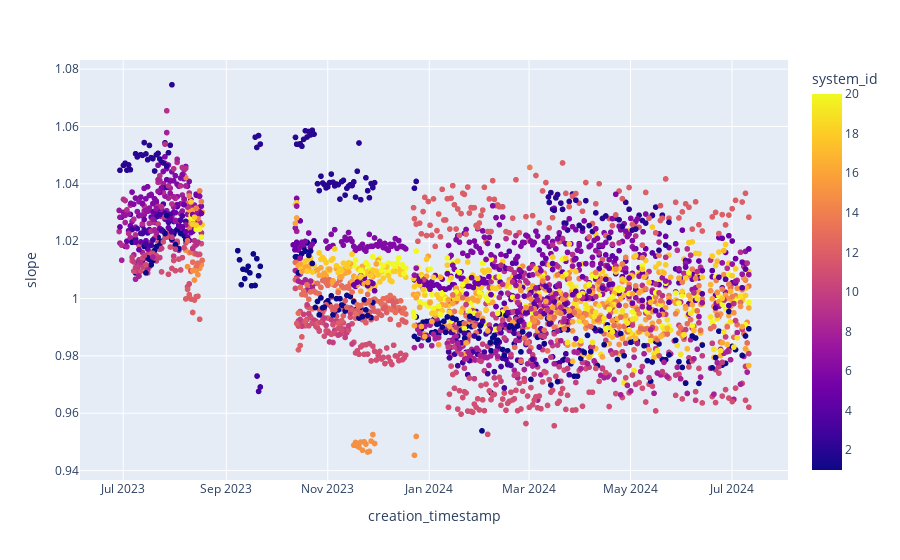
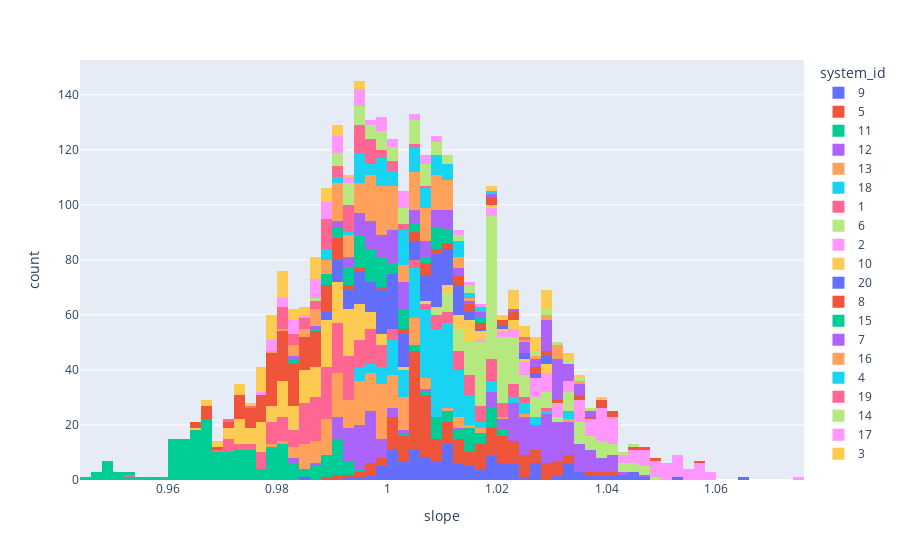
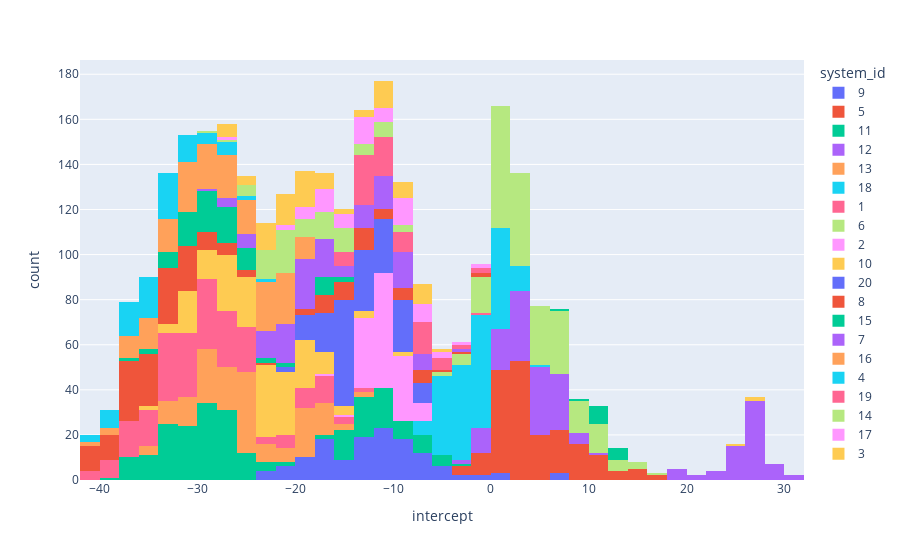

These figures' notebook cell, in order:
### Code cell
fig = px.scatter(df_slope_intercept.filter((pl.col("slope") > 0.7) & (pl.col("slope") < 1.1)), x="creation_timestamp", y = "slope", color = "system_id")
fig.show()
fig = px.histogram(df_slope_intercept.filter((pl.col("slope") > 0.7) & (pl.col("slope") < 1.1)), x="slope", color = "system_id")
fig.show()
fig = px.histogram(df_slope_intercept.filter((pl.col("intercept") < 100) & (pl.col("intercept") > -100)), x="intercept", color = "system_id")
fig.show()

### Figure 1 — Plotly figure (JSON) as saved in the notebook; plotly's stock layout.template omitted (floating-point values rounded to 4 significant figures; data arrays with more than 128 entries replaced by an {"elided": "..."} marker saying what was removed)
{"data": [{"hovertemplate": "creation_timestamp=%{x}<br>slope=%{y}<br>system_id=%{marker.color}<extra></extra>", "legendgroup": "", "marker": {"color": {"elided": "2988 int values"}, "coloraxis": "coloraxis", "symbol": "circle"}, "mode": "markers", "name": "", "showlegend": false, "type": "scattergl", "x": {"elided": "2988 str values"}, "xaxis": "x", "y": {"elided": "2988 float values"}, "yaxis": "y"}], "layout": {"coloraxis": {"colorbar": {"title": {"text": "system_id"}}, "colorscale": [[0, "#0d0887"], [0.1111, "#46039f"], [0.2222, "#7201a8"], [0.3333, "#9c179e"], [0.4444, "#bd3786"], [0.5556, "#d8576b"], [0.6667, "#ed7953"], [0.7778, "#fb9f3a"], [0.8889, "#fdca26"], [1, "#f0f921"]]}, "legend": {"tracegroupgap": 0}, "margin": {"t": 60}, "xaxis": {"anchor": "y", "domain": [0, 1], "title": {"text": "creation_timestamp"}}, "yaxis": {"anchor": "x", "domain": [0, 1], "title": {"text": "slope"}}}}

### Figure 2 — Plotly figure (JSON) as saved in the notebook; plotly's stock layout.template omitted (floating-point values rounded to 4 significant figures; data arrays with more than 128 entries replaced by an {"elided": "..."} marker saying what was removed)
{"data": [{"alignmentgroup": "True", "bingroup": "x", "hovertemplate": "system_id=9<br>slope=%{x}<br>count=%{y}<extra></extra>", "legendgroup": "9", "marker": {"color": "#636efa", "pattern": {"shape": ""}}, "name": "9", "offsetgroup": "9", "orientation": "v", "showlegend": true, "type": "histogram", "x": {"elided": "135 float values"}, "xaxis": "x", "yaxis": "y"}, {"alignmentgroup": "True", "bingroup": "x", "hovertemplate": "system_id=5<br>slope=%{x}<br>count=%{y}<extra></extra>", "legendgroup": "5", "marker": {"color": "#EF553B", "pattern": {"shape": ""}}, "name": "5", "offsetgroup": "5", "orientation": "v", "showlegend": true, "type": "histogram", "x": {"elided": "190 float values"}, "xaxis": "x", "yaxis": "y"}, {"alignmentgroup": "True", "bingroup": "x", "hovertemplate": "system_id=11<br>slope=%{x}<br>count=%{y}<extra></extra>", "legendgroup": "11", "marker": {"color": "#00cc96", "pattern": {"shape": ""}}, "name": "11", "offsetgroup": "11", "orientation": "v", "showlegend": true, "type": "histogram", "x": {"elided": "227 float values"}, "xaxis": "x", "yaxis": "y"}, {"alignmentgroup": "True", "bingroup": "x", "hovertemplate": "system_id=12<br>slope=%{x}<br>count=%{y}<extra></extra>", "legendgroup": "12", "marker": {"color": "#ab63fa", "pattern": {"shape": ""}}, "name": "12", "offsetgroup": "12", "orientation": "v", "showlegend": true, "type": "histogram", "x": {"elided": "193 float values"}, "xaxis": "x", "yaxis": "y"}, {"alignmentgroup": "True", "bingroup": "x", "hovertemplate": "system_id=13<br>slope=%{x}<br>count=%{y}<extra></extra>", "legendgroup": "13", "marker": {"color": "#FFA15A", "pattern": {"shape": ""}}, "name": "13", "offsetgroup": "13", "orientation": "v", "showlegend": true, "type": "histogram", "x": {"elided": "161 float values"}, "xaxis": "x", "yaxis": "y"}, {"alignmentgroup": "True", "bingroup": "x", "hovertemplate": "system_id=18<br>slope=%{x}<br>count=%{y}<extra></extra>", "legendgroup": "18", "marker": {"color": "#19d3f3", "pattern": {"shape": ""}}, "name": "18", "offsetgroup": "18", "orientation": "v", "showlegend": true, "type": "histogram", "x": {"elided": "190 float values"}, "xaxis": "x", "yaxis": "y"}, {"alignmentgroup": "True", "bingroup": "x", "hovertemplate": "system_id=1<br>slope=%{x}<br>count=%{y}<extra></extra>", "legendgroup": "1", "marker": {"color": "#FF6692", "pattern": {"shape": ""}}, "name": "1", "offsetgroup": "1", "orientation": "v", "showlegend": true, "type": "histogram", "x": {"elided": "214 float values"}, "xaxis": "x", "yaxis": "y"}, {"alignmentgroup": "True", "bingroup": "x", "hovertemplate": "system_id=6<br>slope=%{x}<br>count=%{y}<extra></extra>", "legendgroup": "6", "marker": {"color": "#B6E880", "pattern": {"shape": ""}}, "name": "6", "offsetgroup": "6", "orientation": "v", "showlegend": true, "type": "histogram", "x": {"elided": "208 float values"}, "xaxis": "x", "yaxis": "y"}, {"alignmentgroup": "True", "bingroup": "x", "hovertemplate": "system_id=2<br>slope=%{x}<br>count=%{y}<extra></extra>", "legendgroup": "2", "marker": {"color": "#FF97FF", "pattern": {"shape": ""}}, "name": "2", "offsetgroup": "2", "orientation": "v", "showlegend": true, "type": "histogram", "x": [1.04, 1.031, 1.018, 1.027, 1.05, 1.038, 1.031, 1.04, 1.05, 1.053, 1.044, 1.053, 1.041, 1.033, 1.051, 1.036, 1.049, 1.029, 1.056, 1.019, 1.04, 1.058, 1.034, 1.047, 1.041, 1.037, 1.028, 1.043, 1.023, 1.054, 1.038, 1.034, 1.056, 1.054, 1.056, 1.035, 1.053, 1.054, 1.028, 1.039, 1.021, 1.029, 1.056, 1.054, 1.043, 1.041, 1.032, 1.046, 1.051, 1.057, 1.054, 1.026, 1.034, 1.049, 1.026, 1.036, 1.019, 1.04, 1.021, 1.035, 1.048, 1.053, 1.057, 1.057, 1.042, 1.045, 1.05, 1.047, 1.05, 1.044, 1.054, 1.039, 1.03, 1.04, 1.029, 1.046, 1.026, 1.054, 1.028, 1.045, 1.039, 1.035, 1.034, 1.035, 1.039, 1.059, 1.049, 1.036, 1.029, 1.049, 1.031, 1.024, 1.041, 1.039, 1.04, 1.045, 1.026, 1.025, 1.024, 1.047, 1.024, 1.048, 1.025, 1.041, 1.025, 1.017, 1.04, 1.034, 1.038, 1.04, 1.04, 1.027, 1.05, 1.075, 1.034, 1.035, 1.059, 1.038, 1.031, 1.039, 1.027], "xaxis": "x", "yaxis": "y"}, {"alignmentgroup": "True", "bingroup": "x", "hovertemplate": "system_id=10<br>slope=%{x}<br>count=%{y}<extra></extra>", "legendgroup": "10", "marker": {"color": "#FECB52", "pattern": {"shape": ""}}, "name": "10", "offsetgroup": "10", "orientation": "v", "showlegend": true, "type": "histogram", "x": {"elided": "185 float values"}, "xaxis": "x", "yaxis": "y"}, {"alignmentgroup": "True", "bingroup": "x", "hovertemplate": "system_id=20<br>slope=%{x}<br>count=%{y}<extra></extra>", "legendgroup": "20", "marker": {"color": "#636efa", "pattern": {"shape": ""}}, "name": "20", "offsetgroup": "20", "orientation": "v", "showlegend": true, "type": "histogram", "x": {"elided": "160 float values"}, "xaxis": "x", "yaxis": "y"}, {"alignmentgroup": "True", "bingroup": "x", "hovertemplate": "system_id=8<br>slope=%{x}<br>count=%{y}<extra></extra>", "legendgroup": "8", "marker": {"color": "#EF553B", "pattern": {"shape": ""}}, "name": "8", "offsetgroup": "8", "orientation": "v", "showlegend": true, "type": "histogram", "x": {"elided": "182 float values"}, "xaxis": "x", "yaxis": "y"}, {"alignmentgroup": "True", "bingroup": "x", "hovertemplate": "system_id=15<br>slope=%{x}<br>count=%{y}<extra></extra>", "legendgroup": "15", "marker": {"color": "#00cc96", "pattern": {"shape": ""}}, "name": "15", "offsetgroup": "15", "orientation": "v", "showlegend": true, "type": "histogram", "x": [0.992, 1.003, 1.006, 0.998, 0.9917, 0.9954, 0.9467, 1.011, 0.9974, 0.9897, 0.9486, 0.9976, 0.9973, 0.9981, 1.008, 1.009, 0.9911, 0.9981, 1.011, 1.009, 0.992, 0.9985, 0.9973, 0.9503, 1.003, 0.9944, 0.9861, 0.9519, 1.009, 1.003, 1.008, 1.011, 0.9981, 1.003, 0.9999, 1.006, 0.9902, 0.9945, 0.9465, 1.016, 0.9994, 0.9958, 1.017, 0.95, 0.9471, 0.9973, 0.9949, 0.9941, 0.997, 0.9989, 0.9982, 0.9956, 0.9946, 0.9492, 1.004, 0.9952, 0.9887, 1.008, 0.9888, 0.9976, 0.9884, 1.0, 1.004, 0.9956, 0.9946, 0.993, 1.0, 0.9526, 1.002, 0.9837, 0.9495, 1.0, 0.9972, 1.012, 0.9489, 1.004, 1.007, 1.01, 0.9454, 0.9482, 0.9975, 0.9974, 0.995, 0.9498, 0.9998, 0.9501, 0.984, 1.002, 1.003, 0.998, 0.9968, 0.992, 0.9997, 1.01, 1.01, 0.9923, 0.9932, 0.9938], "xaxis": "x", "yaxis": "y"}, {"alignmentgroup": "True", "bingroup": "x", "hovertemplate": "system_id=7<br>slope=%{x}<br>count=%{y}<extra></extra>", "legendgroup": "7", "marker": {"color": "#ab63fa", "pattern": {"shape": ""}}, "name": "7", "offsetgroup": "7", "orientation": "v", "showlegend": true, "type": "histogram", "x": {"elided": "133 float values"}, "xaxis": "x", "yaxis": "y"}, {"alignmentgroup": "True", "bingroup": "x", "hovertemplate": "system_id=16<br>slope=%{x}<br>count=%{y}<extra></extra>", "legendgroup": "16", "marker": {"color": "#FFA15A", "pattern": {"shape": ""}}, "name": "16", "offsetgroup": "16", "orientation": "v", "showlegend": true, "type": "histogram", "x": {"elided": "175 float values"}, "xaxis": "x", "yaxis": "y"}, {"alignmentgroup": "True", "bingroup": "x", "hovertemplate": "system_id=4<br>slope=%{x}<br>count=%{y}<extra></extra>", "legendgroup": "4", "marker": {"color": "#19d3f3", "pattern": {"shape": ""}}, "name": "4", "offsetgroup": "4", "orientation": "v", "showlegend": true, "type": "histogram", "x": [1.004, 1.008, 1.009, 0.9955, 0.9959, 1.008, 1.007, 1.009, 1.004, 0.9976, 1.006, 1.005, 1.011, 0.9957, 1.006, 1.005, 1.004, 1.0, 1.019, 1.007, 1.004, 0.9888, 1.004, 0.9894, 0.9943, 1.016, 0.9952, 0.9994, 1.006, 1.003, 1.005, 0.9982, 1.009, 1.002, 1.004, 1.011, 0.9983, 1.017, 0.9894, 1.0, 1.011, 1.015, 0.9976, 0.9997, 1.008, 1.0, 0.9913, 1.005, 1.003, 0.9951, 0.9919, 1.0, 0.9985, 1.01, 1.013, 1.002, 0.9987, 0.9954, 0.9952, 0.9947, 1.013, 1.003, 1.016, 0.9994, 1.004, 0.9881, 1.002, 1.012, 1.003, 1.01, 1.001, 1.008, 1.01, 0.997, 1.003, 1.012, 1.009, 1.007, 0.9951, 0.9924, 0.9968, 1.012, 0.999, 0.9981, 1.007, 0.9957, 1.012, 1.007, 1.004, 1.01], "xaxis": "x", "yaxis": "y"}, {"alignmentgroup": "True", "bingroup": "x", "hovertemplate": "system_id=19<br>slope=%{x}<br>count=%{y}<extra></extra>", "legendgroup": "19", "marker": {"color": "#FF6692", "pattern": {"shape": ""}}, "name": "19", "offsetgroup": "19", "orientation": "v", "showlegend": true, "type": "histogram", "x": [0.9978, 0.9931, 0.9879, 0.9895, 0.9978, 0.9979, 0.9807, 1.001, 0.994, 0.9884, 0.9804, 0.9926, 0.9941, 0.993, 0.9979, 0.9836, 1.008, 0.9881, 0.9805, 0.9883, 0.9896, 0.9936, 0.9949, 0.996, 1.001, 0.9953, 1.025, 0.9946, 0.9707, 0.9805, 0.9805, 0.9823, 0.9863, 0.9852, 0.9965, 0.989, 0.993, 1.002, 0.9995, 0.9817, 1.001, 0.9956, 0.9838, 0.9831, 0.9919, 0.9975, 1.004, 0.9847, 0.9984, 0.9911, 0.9921, 0.9979, 0.9979, 0.9963, 0.9907, 1.004, 0.9957, 0.9956, 0.9874, 0.9952, 0.9898, 0.9931, 0.9884, 0.9748, 0.9847, 0.9898, 0.9853, 0.9818, 0.9929, 1.0, 0.9931, 0.9883, 0.9891, 0.9937, 0.9914, 0.9818, 1.005], "xaxis": "x", "yaxis": "y"}, {"alignmentgroup": "True", "bingroup": "x", "hovertemplate": "system_id=14<br>slope=%{x}<br>count=%{y}<extra></extra>", "legendgroup": "14", "marker": {"color": "#B6E880", "pattern": {"shape": ""}}, "name": "14", "offsetgroup": "14", "orientation": "v", "showlegend": true, "type": "histogram", "x": [1.011, 1.033, 0.9907, 1.004, 0.9923, 1.029, 0.9977, 0.9936, 1.001, 1.007, 0.9918, 0.9932, 1.001, 1.008, 0.9937, 1.007, 1.004, 1.003, 1.004, 0.9961, 1.003, 1.038, 1.005, 1.004, 1.009, 0.9952, 0.9948, 1.029, 0.9926, 0.9929, 0.988, 1.036, 0.9972, 1.0, 0.9999, 1.005, 1.026, 1.004, 0.9912, 1.006, 1.042, 1.013, 1.007, 0.9948, 0.9969, 1.003, 0.999, 1.008, 1.007, 0.9986, 1.003, 0.9993, 0.9998, 1.006, 0.9924, 0.9957, 1.001, 1.046, 1.001, 0.99, 1.011, 1.028, 1.034, 0.9997, 1.007, 1.004, 0.9997, 1.014, 1.006, 1.009, 0.9901, 1.014, 1.015, 0.9964, 1.031, 1.01, 1.012, 1.009, 0.9947, 1.006, 0.9945, 0.9935, 0.9948, 1.006, 1.005], "xaxis": "x", "yaxis": "y"}, {"alignmentgroup": "True", "bingroup": "x", "hovertemplate": "system_id=17<br>slope=%{x}<br>count=%{y}<extra></extra>", "legendgroup": "17", "marker": {"color": "#FF97FF", "pattern": {"shape": ""}}, "name": "17", "offsetgroup": "17", "orientation": "v", "showlegend": true, "type": "histogram", "x": [0.9892, 0.9873, 1.007, 0.9945, 0.9801, 0.984, 0.9991, 0.9959, 0.988, 0.9983, 1.004, 1.003, 0.9919, 0.9886, 0.9781, 1.008, 0.9909, 1.003, 0.9826, 1.008, 0.984, 0.9915, 0.9916, 0.9869, 0.9858, 0.99, 0.9966, 0.9825, 0.9937, 1.014, 0.9795, 0.9944, 0.9861, 0.9941, 0.9945, 0.9902, 1.003, 1.005, 1.001, 1.003, 0.9808, 1.0, 0.9897, 0.9766, 1.002, 0.9807, 0.9866, 0.9999, 1.013, 0.9955, 1.007, 0.9794, 1.014, 0.9984, 1.002, 0.9877, 0.9972, 0.9889, 0.992, 0.9929, 1.009, 0.984, 0.9873, 1.017, 0.9868, 1.005, 0.9795, 0.9987], "xaxis": "x", "yaxis": "y"}, {"alignmentgroup": "True", "bingroup": "x", "hovertemplate": "system_id=3<br>slope=%{x}<br>count=%{y}<extra></extra>", "legendgroup": "3", "marker": {"color": "#FECB52", "pattern": {"shape": ""}}, "name": "3", "offsetgroup": "3", "orientation": "v", "showlegend": true, "type": "histogram", "x": [1.023, 0.9797, 0.986, 0.9813, 0.9945, 0.9955, 0.9885, 0.9848, 0.9767, 0.9879, 1.023, 0.973, 0.9813, 0.9788, 1.032, 0.9816, 1.029, 0.9905, 1.028, 0.9945, 0.9882, 0.9831, 0.9865, 1.024, 0.9763, 0.9886, 1.024, 1.026, 0.9882, 0.9785, 0.9771, 1.027, 0.9867, 1.029, 0.9672, 0.9832, 0.9773, 1.035, 0.9778, 1.021, 0.9745, 0.9784, 0.984, 0.9904, 1.023, 0.9735, 1.033, 1.027, 0.9775, 1.024, 0.9806, 0.9837, 0.981, 0.9878, 0.9877, 0.9814, 0.9766, 0.9852, 0.9805, 0.9883, 0.9869, 0.9909, 0.9688, 0.9846, 0.9814, 0.9807, 1.027, 1.029, 0.9692, 0.977, 0.9875, 1.024, 1.023, 1.029, 0.9777, 0.9734, 0.9819, 1.03, 0.9793, 1.019, 1.027, 0.9783, 1.039, 0.9789, 0.9784, 0.9738, 0.9792, 1.027, 1.024, 1.023, 1.029, 0.9921, 0.9911, 1.02, 0.9676, 1.019], "xaxis": "x", "yaxis": "y"}], "layout": {"barmode": "relative", "legend": {"title": {"text": "system_id"}, "tracegroupgap": 0}, "margin": {"t": 60}, "xaxis": {"anchor": "y", "domain": [0, 1], "title": {"text": "slope"}}, "yaxis": {"anchor": "x", "domain": [0, 1], "title": {"text": "count"}}}}

### Figure 3 — Plotly figure (JSON) as saved in the notebook; plotly's stock layout.template omitted (floating-point values rounded to 4 significant figures; data arrays with more than 128 entries replaced by an {"elided": "..."} marker saying what was removed)
{"data": [{"alignmentgroup": "True", "bingroup": "x", "hovertemplate": "system_id=9<br>intercept=%{x}<br>count=%{y}<extra></extra>", "legendgroup": "9", "marker": {"color": "#636efa", "pattern": {"shape": ""}}, "name": "9", "offsetgroup": "9", "orientation": "v", "showlegend": true, "type": "histogram", "x": {"elided": "135 float values"}, "xaxis": "x", "yaxis": "y"}, {"alignmentgroup": "True", "bingroup": "x", "hovertemplate": "system_id=5<br>intercept=%{x}<br>count=%{y}<extra></extra>", "legendgroup": "5", "marker": {"color": "#EF553B", "pattern": {"shape": ""}}, "name": "5", "offsetgroup": "5", "orientation": "v", "showlegend": true, "type": "histogram", "x": {"elided": "190 float values"}, "xaxis": "x", "yaxis": "y"}, {"alignmentgroup": "True", "bingroup": "x", "hovertemplate": "system_id=11<br>intercept=%{x}<br>count=%{y}<extra></extra>", "legendgroup": "11", "marker": {"color": "#00cc96", "pattern": {"shape": ""}}, "name": "11", "offsetgroup": "11", "orientation": "v", "showlegend": true, "type": "histogram", "x": {"elided": "227 float values"}, "xaxis": "x", "yaxis": "y"}, {"alignmentgroup": "True", "bingroup": "x", "hovertemplate": "system_id=12<br>intercept=%{x}<br>count=%{y}<extra></extra>", "legendgroup": "12", "marker": {"color": "#ab63fa", "pattern": {"shape": ""}}, "name": "12", "offsetgroup": "12", "orientation": "v", "showlegend": true, "type": "histogram", "x": {"elided": "193 float values"}, "xaxis": "x", "yaxis": "y"}, {"alignmentgroup": "True", "bingroup": "x", "hovertemplate": "system_id=13<br>intercept=%{x}<br>count=%{y}<extra></extra>", "legendgroup": "13", "marker": {"color": "#FFA15A", "pattern": {"shape": ""}}, "name": "13", "offsetgroup": "13", "orientation": "v", "showlegend": true, "type": "histogram", "x": {"elided": "161 float values"}, "xaxis": "x", "yaxis": "y"}, {"alignmentgroup": "True", "bingroup": "x", "hovertemplate": "system_id=18<br>intercept=%{x}<br>count=%{y}<extra></extra>", "legendgroup": "18", "marker": {"color": "#19d3f3", "pattern": {"shape": ""}}, "name": "18", "offsetgroup": "18", "orientation": "v", "showlegend": true, "type": "histogram", "x": {"elided": "190 float values"}, "xaxis": "x", "yaxis": "y"}, {"alignmentgroup": "True", "bingroup": "x", "hovertemplate": "system_id=1<br>intercept=%{x}<br>count=%{y}<extra></extra>", "legendgroup": "1", "marker": {"color": "#FF6692", "pattern": {"shape": ""}}, "name": "1", "offsetgroup": "1", "orientation": "v", "showlegend": true, "type": "histogram", "x": {"elided": "214 float values"}, "xaxis": "x", "yaxis": "y"}, {"alignmentgroup": "True", "bingroup": "x", "hovertemplate": "system_id=6<br>intercept=%{x}<br>count=%{y}<extra></extra>", "legendgroup": "6", "marker": {"color": "#B6E880", "pattern": {"shape": ""}}, "name": "6", "offsetgroup": "6", "orientation": "v", "showlegend": true, "type": "histogram", "x": {"elided": "208 float values"}, "xaxis": "x", "yaxis": "y"}, {"alignmentgroup": "True", "bingroup": "x", "hovertemplate": "system_id=2<br>intercept=%{x}<br>count=%{y}<extra></extra>", "legendgroup": "2", "marker": {"color": "#FF97FF", "pattern": {"shape": ""}}, "name": "2", "offsetgroup": "2", "orientation": "v", "showlegend": true, "type": "histogram", "x": [-12.01, -10.57, -6.861, -10.95, -11.18, -12.71, -12.13, -12.82, -9.239, -10.88, -8.689, -11.39, -12.77, -11.84, -8.049, -12.75, -9.593, -11.6, -12.66, -7.398, -11.69, -11.39, -11.94, -9.928, -12.51, -12.78, -11.34, -12.88, -8.718, -12.16, -11.82, -13.26, -10.83, -11.2, -10.46, -13.26, -11.99, -11.3, -10.62, -10.13, -8.367, -11.58, -10.71, -11.72, -13.05, -11.39, -13.37, -8.198, -11.32, -12.02, -10.12, -8.399, -13.15, -9.566, -8.506, -9.935, -7.577, -10.82, -6.124, -9.385, -10.73, -10.22, -11.2, -12.45, -14.3, -9.792, -8.509, -7.807, -10.16, -13.27, -8.454, -11.89, -12.8, -11.83, -12.07, -8.305, -10.47, -11.79, -11.6, -8.986, -10.99, -7.682, -11.29, -12.18, -10.79, -11.39, -10.27, -12.59, -11.59, -9.851, -11.18, -7.706, -13.65, -11.16, -12.19, -8.327, -8.705, -9.332, -9.623, -8.137, -10.24, -10.75, -9.215, -13.82, -9.735, -6.514, -12.74, -12.65, -8.874, -10.8, -13.2, -11.38, -9.131, -17.78, -9.023, -10.91, -12.47, -12.31, -10.83, -11.26, -10.18], "xaxis": "x", "yaxis": "y"}, {"alignmentgroup": "True", "bingroup": "x", "hovertemplate": "system_id=10<br>intercept=%{x}<br>count=%{y}<extra></extra>", "legendgroup": "10", "marker": {"color": "#FECB52", "pattern": {"shape": ""}}, "name": "10", "offsetgroup": "10", "orientation": "v", "showlegend": true, "type": "histogram", "x": {"elided": "185 float values"}, "xaxis": "x", "yaxis": "y"}, {"alignmentgroup": "True", "bingroup": "x", "hovertemplate": "system_id=20<br>intercept=%{x}<br>count=%{y}<extra></extra>", "legendgroup": "20", "marker": {"color": "#636efa", "pattern": {"shape": ""}}, "name": "20", "offsetgroup": "20", "orientation": "v", "showlegend": true, "type": "histogram", "x": {"elided": "160 float values"}, "xaxis": "x", "yaxis": "y"}, {"alignmentgroup": "True", "bingroup": "x", "hovertemplate": "system_id=8<br>intercept=%{x}<br>count=%{y}<extra></extra>", "legendgroup": "8", "marker": {"color": "#EF553B", "pattern": {"shape": ""}}, "name": "8", "offsetgroup": "8", "orientation": "v", "showlegend": true, "type": "histogram", "x": {"elided": "182 float values"}, "xaxis": "x", "yaxis": "y"}, {"alignmentgroup": "True", "bingroup": "x", "hovertemplate": "system_id=15<br>intercept=%{x}<br>count=%{y}<extra></extra>", "legendgroup": "15", "marker": {"color": "#00cc96", "pattern": {"shape": ""}}, "name": "15", "offsetgroup": "15", "orientation": "v", "showlegend": true, "type": "histogram", "x": [-27.62, -32.31, -31.62, -28.34, -24.23, -26.98, 12.57, -15.4, -28.7, -24.59, 11.25, -29.28, -27.81, -30.3, -16.4, -35.35, -26.15, -29.2, -17.42, -17.64, -26.05, -28.29, -28.38, 10.33, -32.37, -28.19, -22.81, 6.533, -34.37, -30.48, -32.75, -36.5, -28.25, -31.67, -29.45, -15.3, -24.86, -26.86, 13.37, -17.04, -30.13, -29.03, -17.27, 10.4, 12.43, -30.23, -28.3, -23.62, -27.59, -30.27, -29.75, -28.26, -25.34, 11.24, -33.31, -28.85, -26.58, -32.99, -24.52, -27.98, -24.01, -30.73, -29.16, -27.21, -27.02, -25.94, -28.24, 8.802, -32.15, -21.85, 10.98, -30.71, -25.15, -16.14, 10.48, -31.75, -30.72, -16.13, 12.41, 12.15, -27.83, -27.13, -24.49, 11.22, -30.86, 10.75, -20.9, -29.07, -30.93, -31.53, -29.71, -27.32, -30.6, -32.55, -17.48, -25.21, -27.43, -27.21], "xaxis": "x", "yaxis": "y"}, {"alignmentgroup": "True", "bingroup": "x", "hovertemplate": "system_id=7<br>intercept=%{x}<br>count=%{y}<extra></extra>", "legendgroup": "7", "marker": {"color": "#ab63fa", "pattern": {"shape": ""}}, "name": "7", "offsetgroup": "7", "orientation": "v", "showlegend": true, "type": "histogram", "x": {"elided": "133 float values"}, "xaxis": "x", "yaxis": "y"}, {"alignmentgroup": "True", "bingroup": "x", "hovertemplate": "system_id=16<br>intercept=%{x}<br>count=%{y}<extra></extra>", "legendgroup": "16", "marker": {"color": "#FFA15A", "pattern": {"shape": ""}}, "name": "16", "offsetgroup": "16", "orientation": "v", "showlegend": true, "type": "histogram", "x": {"elided": "175 float values"}, "xaxis": "x", "yaxis": "y"}, {"alignmentgroup": "True", "bingroup": "x", "hovertemplate": "system_id=4<br>intercept=%{x}<br>count=%{y}<extra></extra>", "legendgroup": "4", "marker": {"color": "#19d3f3", "pattern": {"shape": ""}}, "name": "4", "offsetgroup": "4", "orientation": "v", "showlegend": true, "type": "histogram", "x": [-32.71, -35.35, -36.03, -28.35, -32.27, -35.37, -37.06, -39.63, -34.29, -32.61, -34.28, -34.89, -37.42, -30.89, -33.49, -36.34, -35.08, -32.32, -41.54, -37.89, -30.78, -23.59, -32.93, -24.63, -27.46, -38.53, -26.96, -29.31, -37.06, -35.18, -35.75, -34.58, -37.0, -32.34, -34.22, -37.11, -32.31, -39.83, -24.93, -32.82, -35.32, -36.99, -33.64, -32.47, -36.55, -32.19, -27.93, -31.99, -33.55, -26.61, -26.1, -33.0, -31.06, -38.0, -40.67, -33.71, -32.1, -30.42, -29.35, -30.67, -38.47, -34.11, -41.81, -34.38, -34.03, -26.37, -34.66, -37.87, -33.12, -38.26, -31.58, -34.86, -36.0, -30.04, -33.91, -35.28, -32.97, -36.43, -28.42, -28.26, -31.75, -39.51, -31.88, -32.34, -31.14, -31.56, -37.46, -36.95, -34.99, -38.82], "xaxis": "x", "yaxis": "y"}, {"alignmentgroup": "True", "bingroup": "x", "hovertemplate": "system_id=19<br>intercept=%{x}<br>count=%{y}<extra></extra>", "legendgroup": "19", "marker": {"color": "#FF6692", "pattern": {"shape": ""}}, "name": "19", "offsetgroup": "19", "orientation": "v", "showlegend": true, "type": "histogram", "x": [-13.56, -12.51, -10.69, -9.232, -5.761, -13.36, -7.771, -14.36, -8.012, -10.37, -8.151, -11.38, -11.36, -12.22, -10.83, -7.899, -1.887, -10.56, -7.828, -11.48, -11.11, -13.15, -11.72, -13.17, -10.8, -13.59, -6.187, -13.33, -0.6513, -5.836, -4.606, -8.498, -7.08, -8.241, -12.43, -9.608, -12.46, -15.39, -12.33, -7.741, -13.81, -9.168, -6.729, -7.164, -13.63, -14.17, -12.94, -3.152, -11.91, -3.883, -11.39, -11.21, -14.41, -12.73, -12.4, -12.01, -10.18, -5.898, -7.769, -13.55, -6.608, -12.63, -10.48, -4.419, -9.508, -7.592, -9.204, -7.055, -13.34, -14.77, -13.98, -6.641, -11.46, -15.09, -11.54, -6.181, -13.11], "xaxis": "x", "yaxis": "y"}, {"alignmentgroup": "True", "bingroup": "x", "hovertemplate": "system_id=14<br>intercept=%{x}<br>count=%{y}<extra></extra>", "legendgroup": "14", "marker": {"color": "#B6E880", "pattern": {"shape": ""}}, "name": "14", "offsetgroup": "14", "orientation": "v", "showlegend": true, "type": "histogram", "x": [-23.07, -11.2, -14.33, -23.61, -14.79, -10.45, -17.35, -14.78, -21.88, -22.89, -13.98, -15.39, -20.0, -22.41, -17.15, -20.47, -20.61, -21.02, -19.73, -16.79, -22.17, -12.91, -21.92, -21.07, -22.54, -16.73, -15.77, -10.77, -15.31, -15.85, -13.46, -9.674, -17.58, -11.09, -20.45, -21.33, -8.592, -21.14, -14.88, -24.58, -10.34, -25.26, -21.67, -16.64, -18.25, -21.93, -15.66, -22.81, -21.19, -17.97, -20.42, -19.56, -19.5, -23.84, -15.87, -17.21, -18.89, -29.17, -20.95, -13.96, -24.27, -9.617, -11.84, -18.03, -22.32, -21.1, -19.4, -25.43, -21.3, -21.93, -13.14, -25.75, -26.51, -17.44, -10.06, -23.66, -23.2, -22.69, -16.41, -21.13, -16.19, -15.69, -16.68, -21.5, -22.84], "xaxis": "x", "yaxis": "y"}, {"alignmentgroup": "True", "bingroup": "x", "hovertemplate": "system_id=17<br>intercept=%{x}<br>count=%{y}<extra></extra>", "legendgroup": "17", "marker": {"color": "#FF97FF", "pattern": {"shape": ""}}, "name": "17", "offsetgroup": "17", "orientation": "v", "showlegend": true, "type": "histogram", "x": [-8.839, -8.996, -17.2, -14.02, -1.356, -12.02, -16.88, -14.74, -6.962, -13.38, -18.57, -16.73, -12.68, -10.05, -9.871, -17.63, -9.834, -26.19, -7.42, -17.87, -9.49, -13.46, -10.64, -8.753, -8.467, -8.987, -13.78, -6.114, -13.61, -20.15, -0.4952, -14.1, -7.96, -13.27, -15.12, -10.04, -16.32, -18.7, -16.12, -16.74, -5.353, -14.16, -9.945, -4.43, -15.15, -7.038, -7.132, -14.0, -16.54, -10.99, -18.32, -4.358, -20.78, -12.85, -10.95, -8.316, -13.33, -8.932, -12.4, -11.3, -18.55, -3.426, -9.314, -18.69, -7.555, -16.07, -6.882, -13.95], "xaxis": "x", "yaxis": "y"}, {"alignmentgroup": "True", "bingroup": "x", "hovertemplate": "system_id=3<br>intercept=%{x}<br>count=%{y}<extra></extra>", "legendgroup": "3", "marker": {"color": "#FECB52", "pattern": {"shape": ""}}, "name": "3", "offsetgroup": "3", "orientation": "v", "showlegend": true, "type": "histogram", "x": [-11.56, -20.48, -23.79, -20.01, -26.12, -26.66, -23.62, -22.73, -17.76, -25.13, -10.57, 25.82, -19.44, -19.57, -9.509, -21.73, -6.91, -26.21, -10.32, -27.65, -19.4, -22.52, -23.93, -10.52, -18.8, -23.28, -10.42, -10.95, -19.56, -20.01, -19.4, -10.63, -24.0, -12.17, -11.93, -21.9, -19.03, -11.24, -19.64, -9.553, -18.05, -19.76, -22.41, -26.21, -7.03, -16.75, -10.13, -9.382, -19.05, -13.34, -15.01, -20.98, -19.1, -23.42, -22.08, -15.81, -18.02, -24.35, -20.08, -23.69, -21.85, -23.49, -16.31, -21.51, -19.18, -21.21, -6.682, -8.313, 26.48, -18.54, -23.84, -9.871, -12.08, -7.704, -17.27, -17.36, -21.9, -5.42, -16.31, -7.872, -6.408, -20.07, -9.316, -20.01, -18.09, -16.07, -20.39, -10.62, -6.734, -6.594, -8.432, -25.0, -26.13, -7.649, 27.06, -10.47], "xaxis": "x", "yaxis": "y"}], "layout": {"barmode": "relative", "legend": {"title": {"text": "system_id"}, "tracegroupgap": 0}, "margin": {"t": 60}, "xaxis": {"anchor": "y", "domain": [0, 1], "title": {"text": "intercept"}}, "yaxis": {"anchor": "x", "domain": [0, 1], "title": {"text": "count"}}}}
